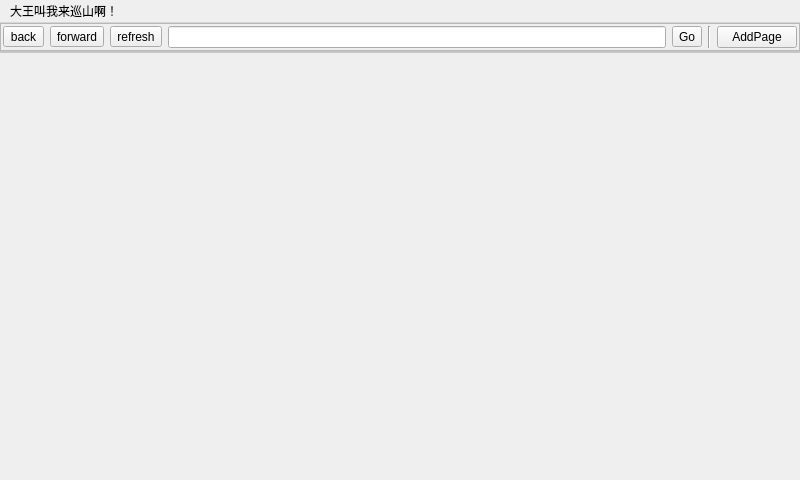
<?xml version="1.0" encoding="UTF-8"?>
<ui version="4.0">
 <class>MainWindow</class>
 <widget class="QMainWindow" name="MainWindow">
  <property name="geometry">
   <rect>
    <x>0</x>
    <y>0</y>
    <width>800</width>
    <height>480</height>
   </rect>
  </property>
  <property name="windowTitle">
   <string>MainWindow</string>
  </property>
  <widget class="QWidget" name="centralwidget">
   <layout class="QVBoxLayout" name="verticalLayout">
    <property name="spacing">
     <number>0</number>
    </property>
    <property name="leftMargin">
     <number>0</number>
    </property>
    <property name="topMargin">
     <number>0</number>
    </property>
    <property name="rightMargin">
     <number>0</number>
    </property>
    <property name="bottomMargin">
     <number>0</number>
    </property>
    <item>
     <widget class="QFrame" name="frameTop">
      <property name="frameShape">
       <enum>QFrame::StyledPanel</enum>
      </property>
      <property name="frameShadow">
       <enum>QFrame::Raised</enum>
      </property>
      <layout class="QHBoxLayout" name="horizontalLayout">
       <property name="leftMargin">
        <number>2</number>
       </property>
       <property name="topMargin">
        <number>2</number>
       </property>
       <property name="rightMargin">
        <number>2</number>
       </property>
       <property name="bottomMargin">
        <number>2</number>
       </property>
       <item>
        <widget class="QToolButton" name="btnBack">
         <property name="text">
          <string>back</string>
         </property>
        </widget>
       </item>
       <item>
        <widget class="QToolButton" name="btnForward">
         <property name="text">
          <string>forward</string>
         </property>
        </widget>
       </item>
       <item>
        <widget class="QToolButton" name="btnRefresh">
         <property name="text">
          <string>refresh</string>
         </property>
        </widget>
       </item>
       <item>
        <widget class="QLineEdit" name="lineEdit"/>
       </item>
       <item>
        <widget class="QToolButton" name="btnNaviTo">
         <property name="text">
          <string>Go</string>
         </property>
        </widget>
       </item>
       <item>
        <widget class="Line" name="line">
         <property name="orientation">
          <enum>Qt::Vertical</enum>
         </property>
        </widget>
       </item>
       <item>
        <widget class="QPushButton" name="btnAddPage">
         <property name="text">
          <string>AddPage</string>
         </property>
        </widget>
       </item>
      </layout>
     </widget>
    </item>
    <item>
     <widget class="QTabWidget" name="tabWidget">
      <property name="styleSheet">
       <string notr="true">QTabWidget::pane { /* The tab widget frame */
     border-top: 2px solid #C2C7CB;
 }</string>
      </property>
      <property name="currentIndex">
       <number>-1</number>
      </property>
     </widget>
    </item>
   </layout>
  </widget>
  <widget class="QMenuBar" name="menubar">
   <property name="geometry">
    <rect>
     <x>0</x>
     <y>0</y>
     <width>800</width>
     <height>23</height>
    </rect>
   </property>
   <widget class="QMenu" name="menu">
    <property name="title">
     <string>大王叫我来巡山啊！</string>
    </property>
   </widget>
   <addaction name="menu"/>
  </widget>
 </widget>
 <resources/>
 <connections/>
</ui>
